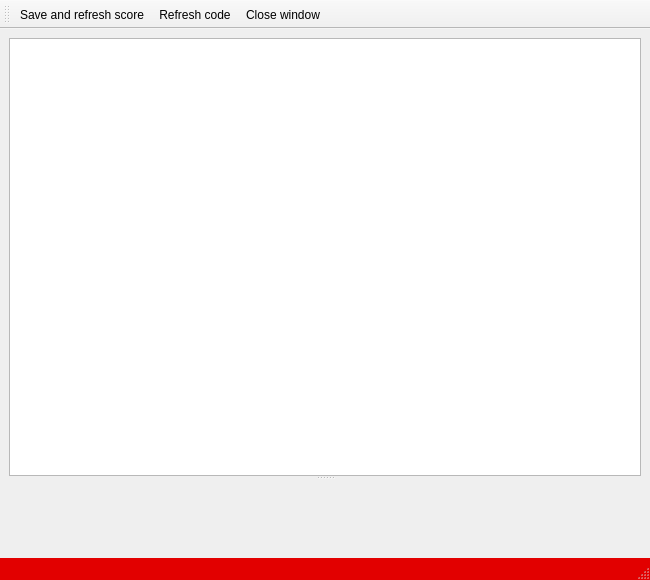
<?xml version="1.0" encoding="UTF-8"?>
<ui version="4.0">
 <class>UiEditor</class>
 <widget class="QMainWindow" name="UiEditor">
  <property name="geometry">
   <rect>
    <x>0</x>
    <y>0</y>
    <width>650</width>
    <height>580</height>
   </rect>
  </property>
  <property name="windowTitle">
   <string>IanniX — Script Editor</string>
  </property>
  <property name="styleSheet">
   <string notr="true">QStatusBar {
	background-color: 	rgb(226, 0, 0);
	color	: 						white;
}</string>
  </property>
  <widget class="QWidget" name="centralwidget">
   <layout class="QHBoxLayout" name="horizontalLayout">
    <item>
     <widget class="QSplitter" name="splitter_2">
      <property name="orientation">
       <enum>Qt::Vertical</enum>
      </property>
      <widget class="CodeEditor" name="jsEditor">
       <property name="plainText">
        <string/>
       </property>
      </widget>
      <widget class="UiHelp" name="help" native="true"/>
     </widget>
    </item>
   </layout>
  </widget>
  <widget class="QToolBar" name="toolBar">
   <property name="windowTitle">
    <string>IanniX</string>
   </property>
   <attribute name="toolBarArea">
    <enum>TopToolBarArea</enum>
   </attribute>
   <attribute name="toolBarBreak">
    <bool>false</bool>
   </attribute>
   <addaction name="actionSave"/>
   <addaction name="actionRefreshCode"/>
   <addaction name="actionClose"/>
  </widget>
  <widget class="QStatusBar" name="statusBar"/>
  <action name="actionSave">
   <property name="text">
    <string>Save and refresh score</string>
   </property>
   <property name="toolTip">
    <string>Save and update score</string>
   </property>
   <property name="shortcut">
    <string>Ctrl+S</string>
   </property>
  </action>
  <action name="actionClose">
   <property name="text">
    <string>Close window</string>
   </property>
   <property name="shortcut">
    <string>Ctrl+W</string>
   </property>
  </action>
  <action name="actionRefreshCode">
   <property name="text">
    <string>Refresh code</string>
   </property>
   <property name="toolTip">
    <string>Refresh code according to actions made through GUI</string>
   </property>
  </action>
 </widget>
 <customwidgets>
  <customwidget>
   <class>UiHelp</class>
   <extends>QWidget</extends>
   <header>gui/uihelp.h</header>
   <container>1</container>
  </customwidget>
  <customwidget>
   <class>CodeEditor</class>
   <extends>QPlainTextEdit</extends>
   <header>gui/codeeditor/codeeditor.h</header>
  </customwidget>
 </customwidgets>
 <tabstops>
  <tabstop>jsEditor</tabstop>
 </tabstops>
 <resources/>
 <connections>
  <connection>
   <sender>jsEditor</sender>
   <signal>cursorPositionChanged()</signal>
   <receiver>UiEditor</receiver>
   <slot>cursorChanged()</slot>
   <hints>
    <hint type="sourcelabel">
     <x>52</x>
     <y>72</y>
    </hint>
    <hint type="destinationlabel">
     <x>-231</x>
     <y>177</y>
    </hint>
   </hints>
  </connection>
 </connections>
 <slots>
  <slot>cursorChanged()</slot>
 </slots>
</ui>
